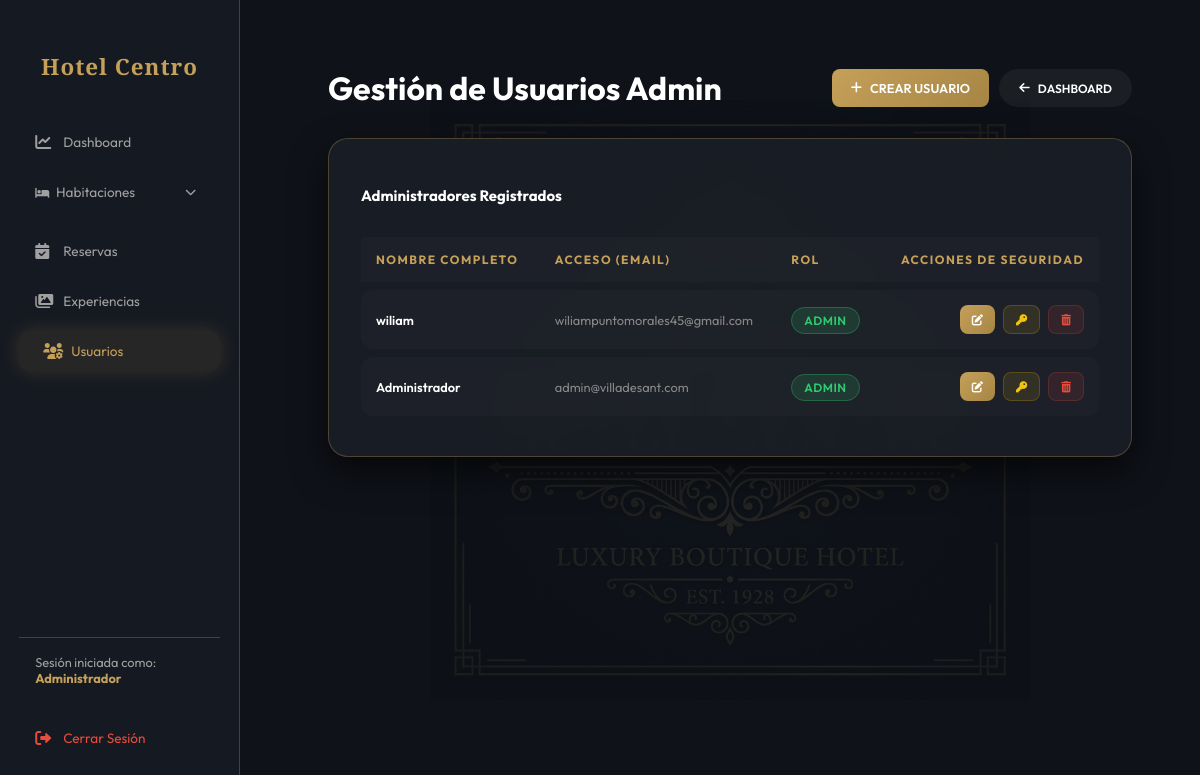
The app's page /?action=admin-usuarios (signed in) with its own data.
### tables this page shows
CREATE TABLE `usuarios` (
  `id` int(11) NOT NULL AUTO_INCREMENT,
  `nombre` varchar(100) NOT NULL,
  `email` varchar(100) NOT NULL,
  `password` varchar(255) NOT NULL,
  `role` enum('admin','staff') DEFAULT 'admin',
  `created_at` timestamp NOT NULL DEFAULT current_timestamp(),
  PRIMARY KEY (`id`),
  UNIQUE KEY `email` (`email`)
);

### controllers/AdminController.php (called while the page is built, shortened)
<?php
class AdminController {
    public function usuarios() {
        require_once 'views/admin/usuarios.php';
    }
}
?>

### models/User.php (called while the page is built, shortened)
<?php
class User {
    private $conn;
    private $table_name = "usuarios";
    public function __construct($db) {
        $this->conn = $db;
    }
    public function getAll() {
        $query = "SELECT id, nombre, email, role, created_at FROM " . $this->table_name . " ORDER BY created_at DESC";
        $stmt = $this->conn->query($query);
        return $stmt->fetchAll(PDO::FETCH_ASSOC);
    }
}
?>

### views/admin/usuarios.php (the view, shortened to what this page needs)
<?php
require_once "models/User.php";
$database = new Database();
$db = $database->getConnection();
$userModel = new User($db);
$usuarios = $userModel->getAll();
include_once "views/layouts/admin_header.php";
?>
<div class="admin-container" style="color: white; padding: 20px;">
    <div style="display: flex; justify-content: space-between; align-items: center; margin-bottom: 30px; flex-wrap: wrap; gap: 15px;">
        <h2 class="serif gold-text" style="font-size: clamp(1.4rem, 4vw, 2rem); margin: 0;">Gestión de Usuarios Admin</h2>
        <div style="display: flex; gap: 10px;">
            <button onclick="showCreateForm()" class="btn-gold">
                <i class="fas fa-plus"></i> CREAR USUARIO
            </button>
            <a href="index.php?action=dashboard" class="btn-gold" style="padding: 10px 20px; font-size: 0.75rem; border-radius: 50px; background: rgba(255,255,255,0.05);">
                <i class="fas fa-arrow-left"></i> DASHBOARD
            </a>
        </div>
    </div>
    <div class="glass-card">
        <h3 class="serif gold-text" style="margin-bottom: 1.5rem;">Administradores Registrados</h3>
        <div class="admin-table-container" style="margin-top: 0; background: transparent; border: none;">
            <table style="width: 100%;">
                <thead style="background: rgba(255,255,255,0.02);">
                    <tr>
                        <th style="padding: 15px;">Nombre Completo</th>
                        <th style="padding: 15px;">Acceso (Email)</th>
                        <th style="padding: 15px;">Rol</th>
                        <th style="padding: 15px; text-align: right;">Acciones de Seguridad</th>
                    </tr>
                </thead>
                <tbody>
                    <?php foreach ($usuarios as $u): ?>
                    <tr style="border-bottom: 1px solid rgba(255,255,255,0.05);">
                        <td style="padding: 15px; font-weight: 600;"><?php echo htmlspecialchars($u['nombre']); ?></td>
                        <td style="padding: 15px; color: #888;"><?php echo htmlspecialchars($u['email']); ?></td>
                        <td style="padding: 15px;">
                            <span class="status-badge <?php echo $u['role'] == 'admin' ? 'status-available' : 'status-occupied'; ?>">
                                <?php echo strtoupper($u['role']); ?>
                            </span>
                        </td>
                        <td style="padding: 15px; text-align: right;">
                            <div style="display: flex; gap: 8px; justify-content: flex-end;">
                                <button onclick='editUser(<?php echo json_encode($u); ?>)' class="btn-gold" style="padding: 8px 12px; font-size: 0.7rem;" title="Editar Datos">
                                    <i class="fas fa-edit"></i>
                                </button>
                                <button onclick="promptResetPass(<?php echo htmlspecialchars(json_encode($u)); ?>)" class="btn-gold" style="padding: 8px 12px; font-size: 0.7rem; background: rgba(241, 196, 15, 0.1); border: 1px solid rgba(241, 196, 15, 0.2); color: #f1c40f;" title="Resetear Clave">
                                    <i class="fas fa-key"></i>
                                </button>
                                <button onclick="confirmDelete(<?php echo $u['id']; ?>)" class="btn-gold" style="padding: 8px 12px; font-size: 0.7rem; background: rgba(231, 76, 60, 0.1); border: 1px solid rgba(231, 76, 60, 0.2); color: #e74c3c;" title="Eliminar Acceso">
                                    <i class="fas fa-trash-alt"></i>
                                </button>
                            </div>
                        </td>
                    </tr>
                    <?php endforeach; ?>
                </tbody>
            </table>
        </div>
    </div>
</div>
<?php include_once "views/layouts/admin_footer.php"; ?>

### assets/css/admin.css (style rules this page uses)
:root { --primary: #c5a059; --primary-dark: #a68544; --bg-dark: #0f1218; --bg-sidebar: #151921; --card-bg: rgba(26, 30, 38, 0.9); --text: #e0e0e0; --text-muted: #a0a0a0; --gold-glow: 0 0 20px rgba(197, 160, 89, 0.2); --gold-border: rgba(197, 160, 89, 0.3); }
html, body { margin: 0; padding: 0; width: 100%; max-width: 100vw; overflow-x: hidden; scroll-behavior: smooth; -webkit-font-smoothing: antialiased; }
* { box-sizing: border-box; }
body { font-family: 'Outfit', sans-serif; background-color: var(--bg-dark); color: var(--text); display: flex; min-height: 100vh; font-size: 0.8rem; }
body::before { content: ''; position: fixed; top: 50%; left: calc(50% + 130px); transform: translate(-50%, -50%); width: 600px; height: 600px; background: url('../img/logo.png') no-repeat center; background-size: contain; opacity: 0.09; z-index: -1; pointer-events: none; }
.glass-card { background: var(--card-bg); backdrop-filter: blur(12px); border: 1px solid var(--gold-border); border-radius: 20px; padding: 2rem; box-shadow: 0 15px 35px rgba(0, 0, 0, 0.6); width: 100%; }
.btn-gold { background: linear-gradient(135deg, var(--primary), var(--primary-dark)); color: white; border: none; padding: 0.7rem 1.2rem; border-radius: 8px; font-family: 'Outfit', sans-serif; font-weight: 600; cursor: pointer; transition: all 0.3s; text-decoration: none; display: inline-flex; align-items: center; gap: 8px; font-size: 0.8rem; }
.admin-table-container { width: 100%; overflow-x: auto; border-radius: 12px; background: rgba(255, 255, 255, 0.01); border: 1px solid var(--gold-border); margin-top: 1.5rem; }
table { width: 100%; min-width: 100%; border-collapse: separate; border-spacing: 0 8px; }
th { color: var(--primary); text-transform: uppercase; font-size: 0.75rem; letter-spacing: 1.5px; padding: 1rem; text-align: left; }
td { padding: 1.2rem 1rem; background: rgba(255, 255, 255, 0.02); }
td:first-child { border-radius: 12px 0 0 12px; }
td:last-child { border-radius: 0 12px 12px 0; }
.status-badge { padding: 5px 12px; border-radius: 30px; font-size: 0.75rem; font-weight: 600; letter-spacing: 0.5px; }
.status-available { background: rgba(46, 204, 113, 0.15); color: #2ecc71; border: 1px solid rgba(46, 204, 113, 0.3); }

### records on screen
usuarios: nombre "wiliam", email "wiliampuntomorales45@gmail.com", role "ADMIN"
usuarios: nombre "Administrador", email "admin@villadesant.com", role "ADMIN"

### other values on screen
$_SESSION['nombre'] "Administrador"
